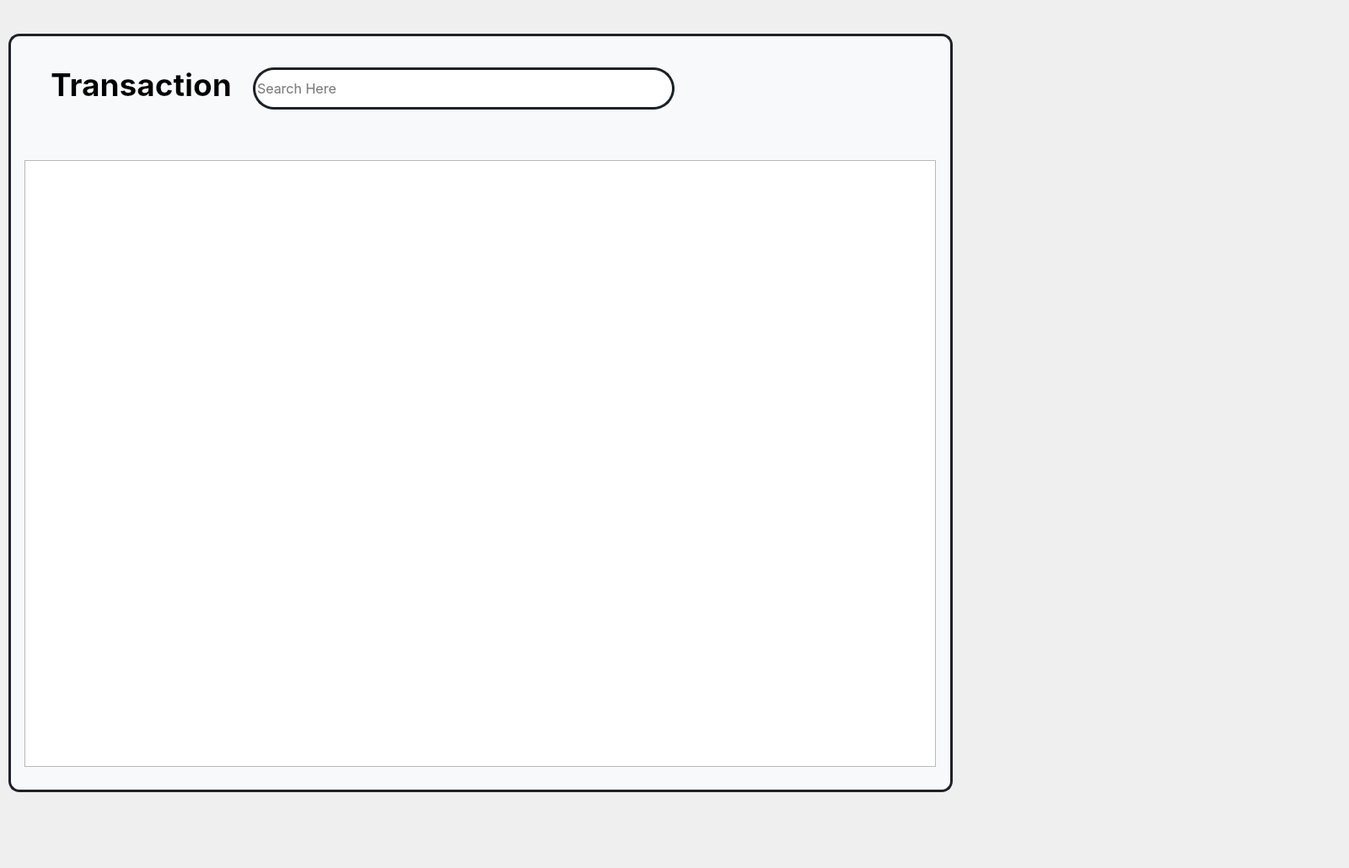
<?xml version="1.0" encoding="UTF-8"?>
<ui version="4.0">
 <class>cashier_history</class>
 <widget class="QWidget" name="cashier_history">
  <property name="geometry">
   <rect>
    <x>0</x>
    <y>0</y>
    <width>1600</width>
    <height>1030</height>
   </rect>
  </property>
  <property name="windowTitle">
   <string>Form</string>
  </property>
  <property name="layoutDirection">
   <enum>Qt::LeftToRight</enum>
  </property>
  <property name="autoFillBackground">
   <bool>false</bool>
  </property>
  <property name="styleSheet">
   <string notr="true">QWidget#cashier_dashboard {
	background: #FFFFFF;
}</string>
  </property>
  <widget class="QGroupBox" name="gb_container">
   <property name="geometry">
    <rect>
     <x>10</x>
     <y>40</y>
     <width>1120</width>
     <height>900</height>
    </rect>
   </property>
   <property name="styleSheet">
    <string notr="true">QGroupBox {
	background: rgba(248,249,250, 1);
	border: 3px solid rgba(29,33,40, 1);
	border-radius:13px;
}</string>
   </property>
   <property name="title">
    <string/>
   </property>
   <widget class="QTableView" name="tv_history">
    <property name="geometry">
     <rect>
      <x>19</x>
      <y>150</y>
      <width>1081</width>
      <height>720</height>
     </rect>
    </property>
    <property name="frameShadow">
     <enum>QFrame::Raised</enum>
    </property>
    <property name="horizontalScrollBarPolicy">
     <enum>Qt::ScrollBarAlwaysOff</enum>
    </property>
    <property name="defaultDropAction">
     <enum>Qt::IgnoreAction</enum>
    </property>
    <property name="alternatingRowColors">
     <bool>false</bool>
    </property>
    <property name="selectionMode">
     <enum>QAbstractItemView::SingleSelection</enum>
    </property>
    <property name="selectionBehavior">
     <enum>QAbstractItemView::SelectRows</enum>
    </property>
    <property name="textElideMode">
     <enum>Qt::ElideMiddle</enum>
    </property>
    <property name="showGrid">
     <bool>false</bool>
    </property>
    <property name="sortingEnabled">
     <bool>true</bool>
    </property>
    <attribute name="horizontalHeaderMinimumSectionSize">
     <number>0</number>
    </attribute>
    <attribute name="horizontalHeaderDefaultSectionSize">
     <number>300</number>
    </attribute>
   </widget>
   <widget class="QLabel" name="lb_transaction">
    <property name="geometry">
     <rect>
      <x>50</x>
      <y>40</y>
      <width>221</width>
      <height>41</height>
     </rect>
    </property>
    <property name="font">
     <font>
      <family>Inter</family>
      <pointsize>28</pointsize>
      <bold>true</bold>
     </font>
    </property>
    <property name="text">
     <string>Transaction</string>
    </property>
   </widget>
   <widget class="QLineEdit" name="le_sort">
    <property name="geometry">
     <rect>
      <x>290</x>
      <y>40</y>
      <width>500</width>
      <height>50</height>
     </rect>
    </property>
    <property name="font">
     <font>
      <family>Inter</family>
      <pointsize>12</pointsize>
     </font>
    </property>
    <property name="styleSheet">
     <string notr="true">QLineEdit {
	background: rgba(255,255,255,1); /* white */
  border-radius: 25px; 
  border-width: 3px; 
  border-color: rgba(29,33,40,1); /* neutral-800 */
  border-style: solid; 
}</string>
    </property>
    <property name="text">
     <string/>
    </property>
    <property name="alignment">
     <set>Qt::AlignLeading|Qt::AlignLeft|Qt::AlignVCenter</set>
    </property>
    <property name="placeholderText">
     <string>Search Here</string>
    </property>
    <property name="cursorMoveStyle">
     <enum>Qt::VisualMoveStyle</enum>
    </property>
   </widget>
  </widget>
  <widget class="QWidget" name="receipt_placeholder" native="true">
   <property name="geometry">
    <rect>
     <x>1180</x>
     <y>170</y>
     <width>360</width>
     <height>754</height>
    </rect>
   </property>
  </widget>
 </widget>
 <resources/>
 <connections/>
</ui>
